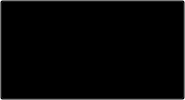
<?xml version="1.0" encoding="UTF-8"?>
<ui version="4.0">
 <class>GameCard</class>
 <widget class="QWidget" name="GameCard">
  <property name="geometry">
   <rect>
    <x>0</x>
    <y>0</y>
    <width>185</width>
    <height>100</height>
   </rect>
  </property>
  <property name="sizePolicy">
   <sizepolicy hsizetype="Maximum" vsizetype="Maximum">
    <horstretch>0</horstretch>
    <verstretch>0</verstretch>
   </sizepolicy>
  </property>
  <property name="minimumSize">
   <size>
    <width>185</width>
    <height>100</height>
   </size>
  </property>
  <property name="maximumSize">
   <size>
    <width>4444444</width>
    <height>4444444</height>
   </size>
  </property>
  <property name="windowTitle">
   <string>Form</string>
  </property>
  <property name="styleSheet">
   <string notr="true">QWidget{
	background-color: rgba(255, 0, 255, 0);
}

QMenu{
	border: 2px;
	border-radius: 3px;
	background-color: rgb(40, 40, 40);
	color: rgba(255,255,255,180);
}

QMenu::selected{
	background-color: rgb(30, 30, 30);
}

QMenu::pressed{
	background-color: rgb(50, 50, 50);
}</string>
  </property>
  <layout class="QHBoxLayout" name="horizontalLayout">
   <property name="spacing">
    <number>0</number>
   </property>
   <property name="leftMargin">
    <number>0</number>
   </property>
   <property name="topMargin">
    <number>0</number>
   </property>
   <property name="rightMargin">
    <number>0</number>
   </property>
   <property name="bottomMargin">
    <number>0</number>
   </property>
   <item>
    <widget class="QPushButton" name="GameCardButton">
     <property name="sizePolicy">
      <sizepolicy hsizetype="Expanding" vsizetype="Expanding">
       <horstretch>0</horstretch>
       <verstretch>0</verstretch>
      </sizepolicy>
     </property>
     <property name="font">
      <font>
       <family>Segoe UI Variable Small</family>
       <pointsize>8</pointsize>
       <weight>75</weight>
       <italic>false</italic>
       <bold>true</bold>
       <underline>false</underline>
       <strikeout>false</strikeout>
      </font>
     </property>
     <property name="contextMenuPolicy">
      <enum>Qt::CustomContextMenu</enum>
     </property>
     <property name="layoutDirection">
      <enum>Qt::LeftToRight</enum>
     </property>
     <property name="styleSheet">
      <string notr="true">QPushButton{
	color: white;
	background-color: rgba(0, 0, 0, 0);
}

QMenu {
	color: white;
	background-color: rgba(0, 0, 0, 0);
}</string>
     </property>
     <property name="text">
      <string/>
     </property>
     <property name="flat">
      <bool>false</bool>
     </property>
    </widget>
   </item>
  </layout>
 </widget>
 <resources/>
 <connections/>
</ui>
